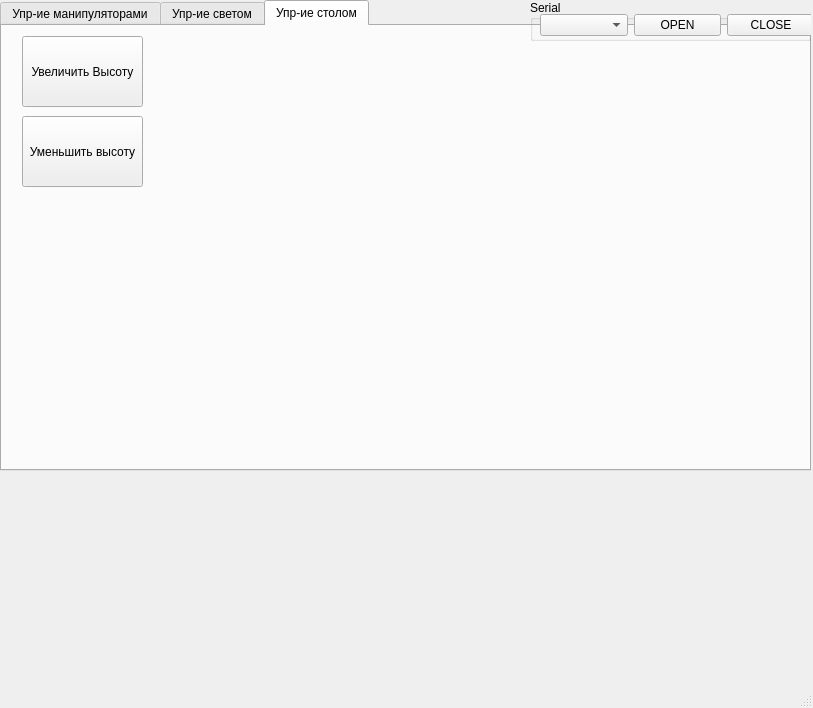
<?xml version="1.0" encoding="UTF-8"?>
<ui version="4.0">
 <class>MainWindow</class>
 <widget class="QMainWindow" name="MainWindow">
  <property name="geometry">
   <rect>
    <x>0</x>
    <y>0</y>
    <width>813</width>
    <height>708</height>
   </rect>
  </property>
  <property name="windowTitle">
   <string>MainWindow</string>
  </property>
  <property name="tabShape">
   <enum>QTabWidget::Rounded</enum>
  </property>
  <widget class="QWidget" name="centralwidget">
   <widget class="QGroupBox" name="groupBox_2">
    <property name="geometry">
     <rect>
      <x>530</x>
      <y>0</y>
      <width>281</width>
      <height>41</height>
     </rect>
    </property>
    <property name="title">
     <string>Serial</string>
    </property>
    <widget class="QWidget" name="layoutWidget">
     <property name="geometry">
      <rect>
       <x>10</x>
       <y>10</y>
       <width>275</width>
       <height>31</height>
      </rect>
     </property>
     <layout class="QHBoxLayout" name="horizontalLayout">
      <item>
       <widget class="QComboBox" name="comL"/>
      </item>
      <item>
       <widget class="QPushButton" name="openB">
        <property name="text">
         <string>OPEN</string>
        </property>
       </widget>
      </item>
      <item>
       <widget class="QPushButton" name="closeB">
        <property name="text">
         <string>CLOSE</string>
        </property>
       </widget>
      </item>
     </layout>
    </widget>
   </widget>
   <widget class="QTabWidget" name="tabWidget">
    <property name="geometry">
     <rect>
      <x>0</x>
      <y>0</y>
      <width>811</width>
      <height>471</height>
     </rect>
    </property>
    <property name="currentIndex">
     <number>2</number>
    </property>
    <widget class="QWidget" name="manip_tab">
     <attribute name="title">
      <string>Упр-ие манипуляторами</string>
     </attribute>
     <widget class="QWidget" name="">
      <property name="geometry">
       <rect>
        <x>0</x>
        <y>20</y>
        <width>95</width>
        <height>88</height>
       </rect>
      </property>
      <layout class="QVBoxLayout" name="verticalLayout_2">
       <item>
        <widget class="QLabel" name="label_4">
         <property name="text">
          <string>Манипулятор 1</string>
         </property>
         <property name="alignment">
          <set>Qt::AlignCenter</set>
         </property>
        </widget>
       </item>
       <item>
        <widget class="QPushButton" name="manipB1_1">
         <property name="text">
          <string>Убрать</string>
         </property>
        </widget>
       </item>
       <item>
        <widget class="QPushButton" name="manipB1_2">
         <property name="text">
          <string>Выдвинуть</string>
         </property>
        </widget>
       </item>
      </layout>
     </widget>
     <widget class="QWidget" name="layoutWidget_2">
      <property name="geometry">
       <rect>
        <x>110</x>
        <y>20</y>
        <width>95</width>
        <height>88</height>
       </rect>
      </property>
      <layout class="QVBoxLayout" name="verticalLayout_3">
       <item>
        <widget class="QLabel" name="label_5">
         <property name="text">
          <string>Манипулятор 2</string>
         </property>
         <property name="alignment">
          <set>Qt::AlignCenter</set>
         </property>
        </widget>
       </item>
       <item>
        <widget class="QPushButton" name="manipB2_1">
         <property name="text">
          <string>Убрать</string>
         </property>
        </widget>
       </item>
       <item>
        <widget class="QPushButton" name="manipB2_2">
         <property name="text">
          <string>Выдвинуть</string>
         </property>
        </widget>
       </item>
      </layout>
     </widget>
     <widget class="QWidget" name="layoutWidget_3">
      <property name="geometry">
       <rect>
        <x>220</x>
        <y>20</y>
        <width>95</width>
        <height>88</height>
       </rect>
      </property>
      <layout class="QVBoxLayout" name="verticalLayout_4">
       <item>
        <widget class="QLabel" name="label_6">
         <property name="text">
          <string>Манипулятор 3</string>
         </property>
         <property name="alignment">
          <set>Qt::AlignCenter</set>
         </property>
        </widget>
       </item>
       <item>
        <widget class="QPushButton" name="manipB3_1">
         <property name="text">
          <string>Убрать</string>
         </property>
        </widget>
       </item>
       <item>
        <widget class="QPushButton" name="manipB3_2">
         <property name="text">
          <string>Выдвинуть</string>
         </property>
        </widget>
       </item>
      </layout>
     </widget>
     <widget class="Line" name="line">
      <property name="geometry">
       <rect>
        <x>0</x>
        <y>110</y>
        <width>311</width>
        <height>16</height>
       </rect>
      </property>
      <property name="orientation">
       <enum>Qt::Horizontal</enum>
      </property>
     </widget>
    </widget>
    <widget class="QWidget" name="light_tab">
     <attribute name="title">
      <string>Упр-ие светом</string>
     </attribute>
     <widget class="QGroupBox" name="groupBox">
      <property name="geometry">
       <rect>
        <x>10</x>
        <y>30</y>
        <width>151</width>
        <height>221</height>
       </rect>
      </property>
      <property name="title">
       <string>RGB</string>
      </property>
      <widget class="QWidget" name="">
       <property name="geometry">
        <rect>
         <x>20</x>
         <y>10</y>
         <width>111</width>
         <height>201</height>
        </rect>
       </property>
       <layout class="QVBoxLayout" name="verticalLayout">
        <item>
         <layout class="QHBoxLayout" name="horizontalLayout_3">
          <item>
           <widget class="QSlider" name="RS">
            <property name="maximum">
             <number>255</number>
            </property>
            <property name="orientation">
             <enum>Qt::Vertical</enum>
            </property>
           </widget>
          </item>
          <item>
           <widget class="QSlider" name="GS">
            <property name="maximum">
             <number>255</number>
            </property>
            <property name="orientation">
             <enum>Qt::Vertical</enum>
            </property>
           </widget>
          </item>
          <item>
           <widget class="QSlider" name="BS">
            <property name="maximum">
             <number>255</number>
            </property>
            <property name="orientation">
             <enum>Qt::Vertical</enum>
            </property>
           </widget>
          </item>
         </layout>
        </item>
        <item>
         <layout class="QHBoxLayout" name="horizontalLayout_4">
          <item>
           <widget class="QLabel" name="label">
            <property name="text">
             <string>R</string>
            </property>
           </widget>
          </item>
          <item>
           <widget class="QLabel" name="label_2">
            <property name="text">
             <string>G</string>
            </property>
           </widget>
          </item>
          <item>
           <widget class="QLabel" name="label_3">
            <property name="text">
             <string>B</string>
            </property>
           </widget>
          </item>
         </layout>
        </item>
       </layout>
      </widget>
     </widget>
     <widget class="QWidget" name="layoutWidget">
      <property name="geometry">
       <rect>
        <x>20</x>
        <y>10</y>
        <width>141</width>
        <height>22</height>
       </rect>
      </property>
      <layout class="QHBoxLayout" name="horizontalLayout_2">
       <item>
        <widget class="QCheckBox" name="ledC">
         <property name="text">
          <string>Свет</string>
         </property>
        </widget>
       </item>
       <item>
        <widget class="QCheckBox" name="fanC">
         <property name="text">
          <string>Вытяжка</string>
         </property>
        </widget>
       </item>
      </layout>
     </widget>
    </widget>
    <widget class="QWidget" name="stol_tab">
     <attribute name="title">
      <string>Упр-ие столом</string>
     </attribute>
     <widget class="QPushButton" name="Stol_up">
      <property name="geometry">
       <rect>
        <x>20</x>
        <y>10</y>
        <width>121</width>
        <height>71</height>
       </rect>
      </property>
      <property name="text">
       <string>Увеличить Высоту</string>
      </property>
     </widget>
     <widget class="QPushButton" name="Stol_down">
      <property name="geometry">
       <rect>
        <x>20</x>
        <y>90</y>
        <width>121</width>
        <height>71</height>
       </rect>
      </property>
      <property name="text">
       <string>Уменьшить высоту</string>
      </property>
     </widget>
    </widget>
   </widget>
   <zorder>label_4</zorder>
   <zorder>manipB1_1</zorder>
   <zorder>manipB1_2</zorder>
   <zorder>tabWidget</zorder>
   <zorder>label_5</zorder>
   <zorder>groupBox_2</zorder>
  </widget>
  <widget class="QStatusBar" name="statusbar"/>
 </widget>
 <resources/>
 <connections/>
</ui>
